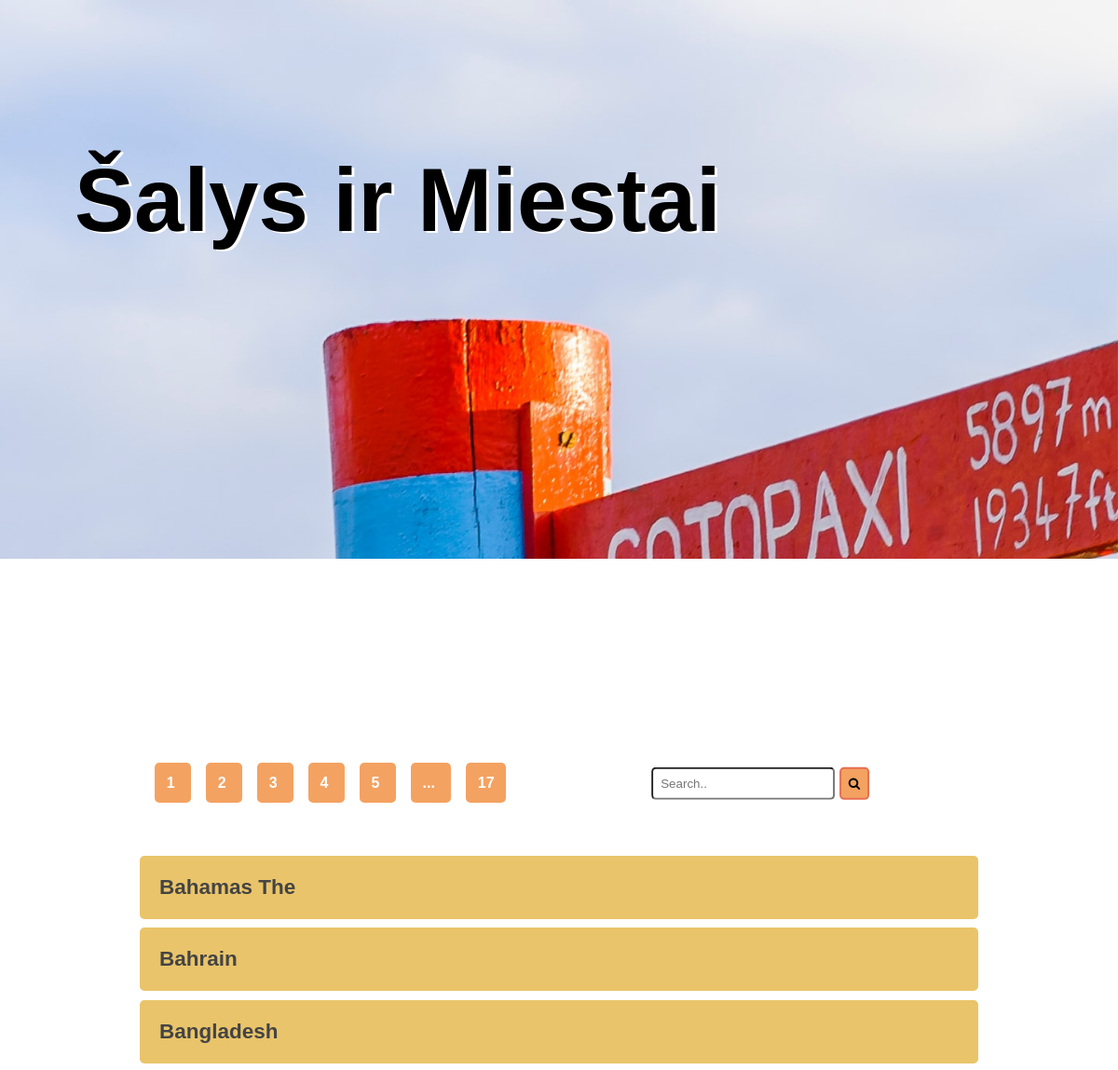
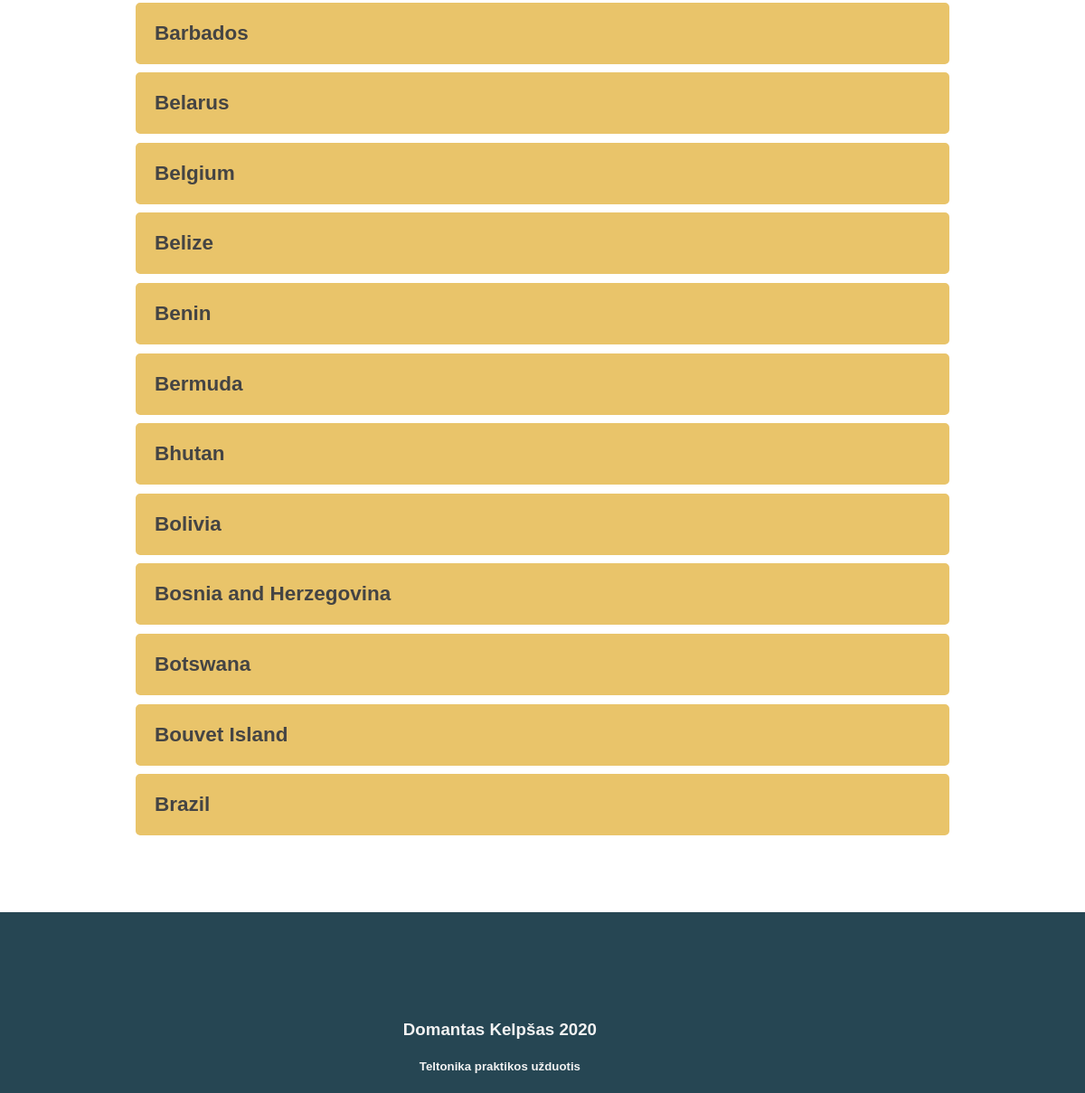
/webpage/index.php?start=1, run on the app's committed database (2 pictures, top to bottom).
### tables this page shows
CREATE TABLE `country` (
  `name` varchar(64) NOT NULL,
  `sortname` varchar(2) NOT NULL,
  `area` float UNSIGNED NOT NULL DEFAULT 0,
  `population` int(10) UNSIGNED NOT NULL DEFAULT 0,
  `phonecode` smallint(5) UNSIGNED NOT NULL,
  `flag` varchar(255) DEFAULT NULL,
  `id` smallint(5) UNSIGNED NOT NULL
);

### webpage/db/db_getlist.php (called while the page is built, shortened)
<?php
include 'db_connect.php';
$getCountries = $conn->prepare("SELECT * FROM country ORDER BY id ASC");
$getCountries->execute();
$countries = $getCountries->fetchAll();
$itemsPerPage = 15;
if(!empty($_GET['start']))
$page = $_GET['start'];
else $page = 0;
$start = $page * $itemsPerPage;
$getCountriesWithLimit = $conn->prepare("SELECT * FROM country ORDER BY id ASC limit $start,$itemsPerPage");
$getCountriesWithLimit->execute();
$countries = $getCountriesWithLimit->fetchAll();

### webpage/components/datalist.php (shortened to what this page needs)
<?php
require 'db/db_getlist.php'; ?>
<div class="search-container">
<?php include 'search.php';
include 'paging.php'; ?>
</div>
<?php
foreach($countries as $country):?>
        <button class="accordion"><h2><?= $country['name']?></h2>
        </button>
        <?php  endforeach;?>

### webpage/styles/main.css (style rules this page uses)
* { box-sizing: border-box; }
html, body { margin: 0; padding: 0; }
body { font-family: Arial, Helvetica, sans-serif; }

### webpage/styles/accordion.css (style rules this page uses)
.accordion { background-color: #e9c46a; color: #444; cursor: pointer; padding: 18px; width: 100%; border: solid 3px #e9c46a; text-align: left; outline: none; font-size: 15px; transition: 0.4s; margin: 0.3rem 0; }
.accordion h2 { display: inline; vertical-align: middle; padding-right: 1rem; }

### webpage/styles/search.css (style rules this page uses)
.search-container { position: relative; margin: 2rem 0; }
.search-box input, button { padding: 0.5rem; border-radius: 5px; }

### data on the page
country: name "Bahamas The"
country: name "Bahrain"
country: name "Bangladesh"
country: name "Barbados"
country: name "Belarus"
country: name "Belgium"
country: name "Belize"
country: name "Benin"
country: name "Bermuda"
country: name "Bhutan"
country: name "Bolivia"
country: name "Bosnia and Herzegovina"
country: name "Botswana"
country: name "Bouvet Island"
country: name "Brazil"

### other printed values
$pageNums "17"
